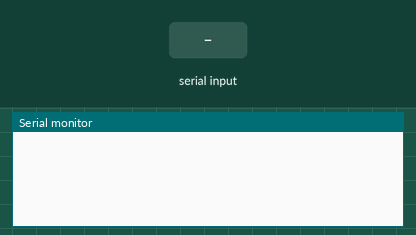
Bench run of a sketch on a simulated ESP32. On the bench: the last lines printed to the serial monitor. The inputs (shaded band) are chosen by the test bench. Nothing arrives over Bluetooth unless stated.

Above: at 1.2 s.
1.3 s: "}\n" received over the second serial link
At 1.7 s:
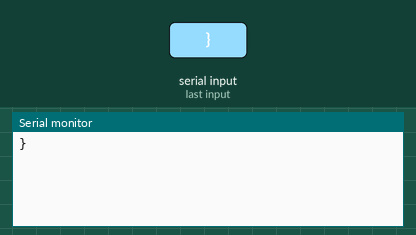
2.8 s: "1\n" received over the second serial link
At 4.0 s:
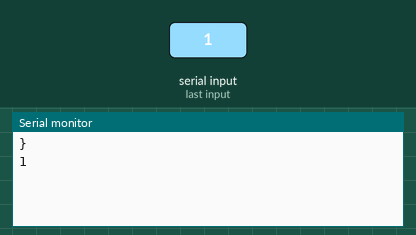

Measured:
- after the input at 1.3 s, the serial monitor: prints a new line at once (image 1)
- after the input at 2.8 s, the serial monitor: prints a new line at once (image 2)

The sketch:

main.ino
```cpp
/*
Demo with Arduino Car (an Android app)

the Serial read input:
Forward: 70 'F'
Backward: 71 'B'
Left: 83 'L'
Right: 82 'R'
Left Front: 81 'G'
Right Front: 69 'I'
Left Back: 90 'Z'
Right Back: 67 'C'
Stop: 83 'S'

Front light (switch) 77 'M'
Back light (switch) 78 'N'

Mode X: 88 'X'
Mode Y: 89 'Y'
 */
#include <ArduinoJson.h>
#include <BluetoothSerial.h>
#include "ble.h"
BluetoothSerial SerialBT;

void setup() {
    Serial.begin(115200);
    SerialBT.begin(BLUETOOTH_NAME); //name the bluetooth and initialize
    // Serial.println("begin!");
}

void loop() {
    if (SerialBT.available()) {
        char dat=SerialBT.read();
        Serial.write(dat);
        if(dat == '}'){
            Serial.write('\n');
        }
        delay(1);
        // if(dat>='A'&&dat<='Z'){
        //     Serial.write(dat);
        // }
    }
    while(Serial.available()){
        String json_in="";
        char t=Serial.read();
        while(t!='\n'){
            json_in+=t;
            t=Serial.read();
            delay(3);
        }
        SerialBT.println(json_in);
        /*DynamicJsonDocument values(200);
        DeserializationError error = deserializeJson(values, json_in);
        if(!error){
            double t1=values["tds"];
            SerialBT.println(int(t1*100));
            Serial.println(t1);
        }*/
    }
}
```

ble.h
```cpp
const char* BLUETOOTH_NAME="Sashimi Auto Cook Ship";
```
